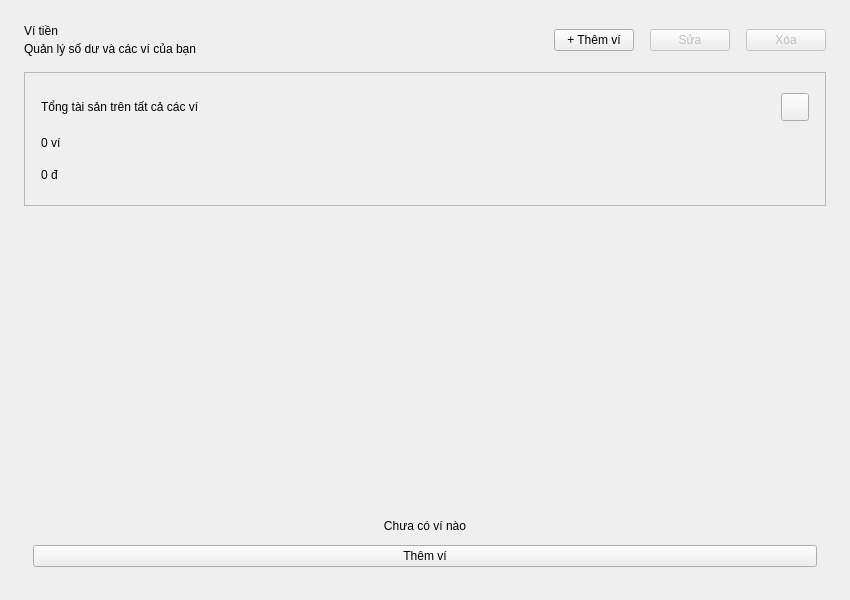
<?xml version='1.0' encoding='utf-8'?>
<ui version="4.0">
 <class>WalletPage</class>
 <widget class="QWidget" name="WalletPage">
  <property name="geometry">
   <rect>
    <x>0</x>
    <y>0</y>
    <width>850</width>
    <height>600</height>
   </rect>
  </property>
  <layout class="QVBoxLayout" name="pageLayout">
   <property name="spacing">
    <number>16</number>
   </property>
   <property name="leftMargin">
    <number>24</number>
   </property>
   <property name="topMargin">
    <number>24</number>
   </property>
   <property name="rightMargin">
    <number>24</number>
   </property>
   <property name="bottomMargin">
    <number>24</number>
   </property>
   <item>
    <layout class="QHBoxLayout" name="headerLayout">
     <item>
      <layout class="QVBoxLayout" name="headingLayout">
       <property name="spacing">
        <number>4</number>
       </property>
       <item>
        <widget class="QLabel" name="lblPageTitle">
         <property name="text">
          <string>Ví tiền</string>
         </property>
        </widget>
       </item>
       <item>
        <widget class="QLabel" name="lblPageSubtitle">
         <property name="text">
          <string>Quản lý số dư và các ví của bạn</string>
         </property>
        </widget>
       </item>
      </layout>
     </item>
     <item>
      <spacer name="headerSpacer">
       <property name="orientation">
        <enum>Qt::Horizontal</enum>
       </property>
       <property name="sizeHint" stdset="0">
        <size>
         <width>40</width>
         <height>20</height>
        </size>
       </property>
      </spacer>
     </item>
     <item>
      <widget class="QPushButton" name="btnAdd">
       <property name="role" stdset="0">
        <string notr="true">primary</string>
       </property>
       <property name="text">
        <string>+ Thêm ví</string>
       </property>
      </widget>
     </item>
     <item>
      <widget class="QPushButton" name="btnEdit">
       <property name="role" stdset="0">
        <string notr="true">secondary</string>
       </property>
       <property name="text">
        <string>Sửa</string>
       </property>
       <property name="enabled">
        <bool>false</bool>
       </property>
      </widget>
     </item>
     <item>
      <widget class="QPushButton" name="btnDelete">
       <property name="role" stdset="0">
        <string notr="true">danger</string>
       </property>
       <property name="text">
        <string>Xóa</string>
       </property>
       <property name="enabled">
        <bool>false</bool>
       </property>
      </widget>
     </item>
    </layout>
   </item>
   <item>
    <widget class="QFrame" name="cardBalance">
     <property name="minimumSize">
      <size>
       <width>0</width>
       <height>134</height>
      </size>
     </property>
     <property name="maximumSize">
      <size>
       <width>16777215</width>
       <height>150</height>
      </size>
     </property>
     <property name="frameShape">
      <enum>QFrame::StyledPanel</enum>
     </property>
     <property name="property" stdset="0">
      <string notr="true">class</string>
      <string notr="true">card</string>
     </property>
     <layout class="QVBoxLayout" name="balanceLayout">
      <property name="leftMargin">
       <number>16</number>
      </property>
      <property name="topMargin">
       <number>16</number>
      </property>
      <property name="rightMargin">
       <number>16</number>
      </property>
      <property name="bottomMargin">
       <number>16</number>
      </property>
      <item>
       <layout class="QHBoxLayout" name="walletBalanceTitleLayout">
        <item>
         <widget class="QLabel" name="lblBalanceTitle">
          <property name="text">
           <string>Tổng tài sản trên tất cả các ví</string>
          </property>
          <property name="property" stdset="0">
           <string notr="true">class</string>
           <string notr="true">card-title</string>
          </property>
         </widget>
        </item>
        <item>
         <spacer name="spacerEyeWallet">
          <property name="orientation">
           <enum>Qt::Horizontal</enum>
          </property>
          <property name="sizeHint" stdset="0">
           <size>
            <width>40</width>
            <height>20</height>
           </size>
          </property>
         </spacer>
        </item>
        <item>
         <widget class="IconBadge" name="badgeTotalWallet">
          <property name="minimumSize">
           <size>
            <width>36</width>
            <height>36</height>
           </size>
          </property>
          <property name="maximumSize">
           <size>
            <width>36</width>
            <height>36</height>
           </size>
          </property>
          <property name="kind" stdset="0">
           <string notr="true">bank</string>
          </property>
         </widget>
        </item>
        <item>
         <widget class="EyeButton" name="btnEye">
          <property name="role" stdset="0">
           <string notr="true">secondary</string>
          </property>
          <property name="minimumSize">
           <size>
            <width>28</width>
            <height>28</height>
           </size>
          </property>
          <property name="maximumSize">
           <size>
            <width>28</width>
            <height>28</height>
           </size>
          </property>
          <property name="text">
           <string />
          </property>
          <property name="checkable">
           <bool>true</bool>
          </property>
         </widget>
        </item>
       </layout>
      </item>
      <item>
       <widget class="QLabel" name="lblWalletCount">
        <property name="text">
         <string>0 ví</string>
        </property>
       </widget>
      </item>
      <item>
       <widget class="QLabel" name="lblTotalBalance">
        <property name="text">
         <string>0 đ</string>
        </property>
        <property name="property" stdset="0">
         <string notr="true">class</string>
         <string notr="true">amount-balance</string>
        </property>
       </widget>
      </item>
      <property name="spacing">
       <number>4</number>
      </property>
     </layout>
    </widget>
   </item>
   <item>
    <widget class="QScrollArea" name="scrollWallets">
     <property name="frameShape">
      <enum>QFrame::NoFrame</enum>
     </property>
     <property name="widgetResizable">
      <bool>true</bool>
     </property>
     <property name="horizontalScrollBarPolicy">
      <enum>Qt::ScrollBarAlwaysOff</enum>
     </property>
     <widget class="QWidget" name="walletContainer">
      <layout class="QVBoxLayout" name="walletContentLayout">
       <property name="spacing">
        <number>0</number>
       </property>
       <property name="leftMargin">
        <number>0</number>
       </property>
       <property name="topMargin">
        <number>0</number>
       </property>
       <property name="rightMargin">
        <number>0</number>
       </property>
       <property name="bottomMargin">
        <number>0</number>
       </property>
       <item>
        <layout class="QGridLayout" name="walletGrid">
         <property name="horizontalSpacing">
          <number>20</number>
         </property>
         <property name="verticalSpacing">
          <number>20</number>
         </property>
         <property name="leftMargin">
          <number>0</number>
         </property>
         <property name="topMargin">
          <number>0</number>
         </property>
         <property name="rightMargin">
          <number>0</number>
         </property>
         <property name="bottomMargin">
          <number>0</number>
         </property>
        </layout>
       </item>
       <item>
        <spacer name="walletBottomSpacer">
         <property name="orientation">
          <enum>Qt::Vertical</enum>
         </property>
         <property name="sizeHint" stdset="0">
          <size>
           <width>20</width>
           <height>1</height>
          </size>
         </property>
        </spacer>
       </item>
      </layout>
     </widget>
    </widget>
   </item>
   <item>
    <widget class="QFrame" name="emptyWallets">
     <property name="maximumSize">
      <size>
       <width>16777215</width>
       <height>180</height>
      </size>
     </property>
     <layout class="QVBoxLayout" name="emptyLayout">
      <property name="spacing">
       <number>12</number>
      </property>
      <item>
       <widget class="QLabel" name="lblEmpty">
        <property name="alignment">
         <set>Qt::AlignCenter</set>
        </property>
        <property name="text">
         <string>Chưa có ví nào</string>
        </property>
       </widget>
      </item>
      <item>
       <widget class="QPushButton" name="btnEmptyAdd">
        <property name="role" stdset="0">
         <string notr="true">primary</string>
        </property>
        <property name="text">
         <string>Thêm ví</string>
        </property>
       </widget>
      </item>
     </layout>
    </widget>
   </item>
  </layout>
 </widget>
 <customwidgets>
  <customwidget>
   <class>EyeButton</class>
   <extends>QPushButton</extends>
   <header>widgets/eye_button.h</header>
  </customwidget>
  <customwidget>
   <class>IconBadge</class>
   <extends>QWidget</extends>
   <header>widgets/icon_badge.h</header>
  </customwidget>
 </customwidgets>
 <resources />
 <connections />
</ui>
